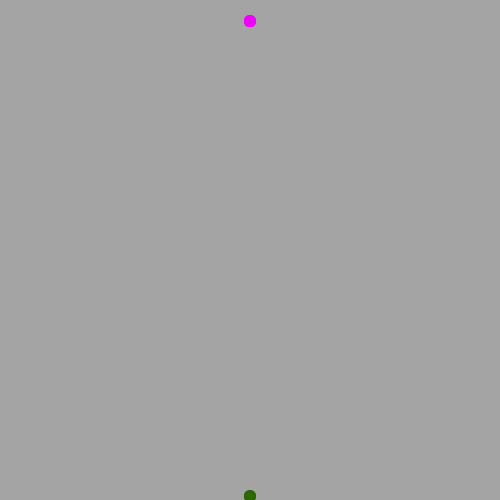
Frame 1 (no input)
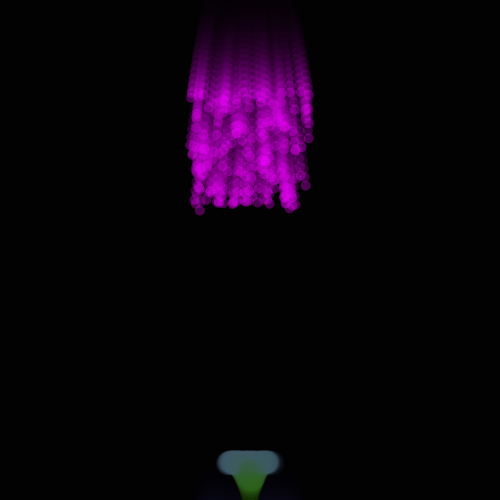
Frame 60 (the mouse pressed at the canvas centre just before this capture)
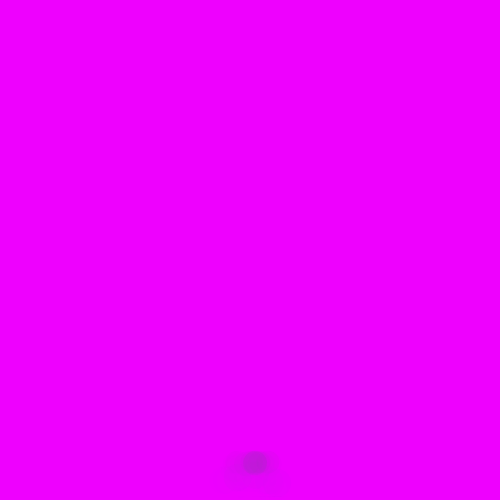
Frame 120 (the mouse held since frame 60 and released just before this capture)

The Processing sketch that drew these frames (run headless with seeded random() and noise(); from frame 60 on, the mouse is pressed at the canvas centre):

// Processing sketch: processing_24912
// ── processing_24912.pde

int numParticles = 500;

GenParticle[] p = new GenParticle[numParticles];
 
void setup() {
  size(500, 500);
  noStroke();
  smooth();
  frameRate(50);
  for (int i = 0; i < p.length; i++) {
    float velX = random(-1, 1);
    float velY = random(-5,-3);

    if(random(15) > 10){
      p[i] = new SparkParticle(width/2, 25, velX, velY, 10.0, width/2, 40); 
    }
    else{
      p[i] = new WaterParticle(width/2, height, velX, velY, 10.0, width/2, height); 
    }
  }
}
 
void draw() {
  fill(0, 50);
  rect(0, 0, width, height);
  for (int i = 0; i < p.length; i++) {
    p[i].update();
    p[i].regenerate();
    p[i].display();
  }
}
 
 
class WaterParticle extends GenParticle {
  float age;
 
  WaterParticle(float xIn, float yIn, float vxIn, float vyIn, float r, float ox, float oy) {
    super(xIn, yIn, vxIn, vyIn, r, ox, oy);
    age = 0; // age is used for color; water starts off blue and gradually turns to white and very transparent (vapor)
  }
 
  void display() {
    color c = lerpColor(color(40,100,0,30), color(100,75,255,5), age * 0.02);
    fill(c);
    ellipse(x, y, radius, radius);
    radius+=0.4; // radius gradually gets bigger
    age++;
  }
 
  void regenerate() {
    if ((x > width + radius) || (x < -radius) ||
      (y > height + radius) || (y < -radius)) {
      x = originX;
      y = originY;
      vx = random(-1, 1);
      vy = random(-4, -5.0);
      radius = 15.0;
      age = 0;
    }
  }
}
 
 
class SparkParticle extends GenParticle {
  float age;
 
  SparkParticle(float xIn, float yIn, float vxIn, float vyIn, float r, float ox, float oy) {
    super(xIn, yIn, vxIn, vyIn, r, ox, oy);
    age = random(100);
  }
 
  void update() {
    if(y >= height - radius) { // added bounce here
      y = height - radius;
      vy = -0.2 * vy;
      radius = radius * 2;  // radius shrinks when a spark hits something
    }
    vy = vy + gravity;
    y += vy;
    x += vx;
    age++;
  }
 
  void display() {
    color c = lerpColor(color(150,100,0,20), color(240,0,1500,80), age * 0.3); // create the changing color effect
    fill(c);
    ellipse(x, y, radius, radius);
  }
 
  void regenerate() {
    if (age > 400) {    
      x = originX;
      y = originY;
      vx = random(-2, 3);    // more x velocity than y
      vy = random(-1, -2);
      age = 0;
      radius = 10.0;
    }
  }
}
 
 
class GenParticle extends Particle {
  float originX, originY;
 
  GenParticle(float xIn, float yIn, float vxIn, float vyIn, float r, float ox, float oy) {
    super(xIn, yIn, vxIn, vyIn, r);
    originX = ox;
    originY = oy;
  }
 
  void regenerate() {
    if ((x > width + radius) || (x < -radius) ||
      (y > height + radius) || (y < -radius)) {
      x = originX;
      y = originY;
      vx = random(-2.0, 3.0);
      vy = random(-1.0, -2.0);
    }
  }
}
 
 
class Particle {
  float x, y; // The x- and y-coordinates
  float vx, vy; // The x- and y-velocities
  float radius; // Particle radius
  float gravity = 0.2;
 
  Particle(float xpos, float ypos, float velx, float vely, float r) {
    x = xpos;
    y = ypos;
    vx = velx;
    vy = vely;
    radius = r;
  }
 
  void update() {
    vy = vy + gravity;
    y += vy;
    x += vx;
  }
 
  void display() {
    ellipse(x, y, radius*2, radius*2);
  }
}
